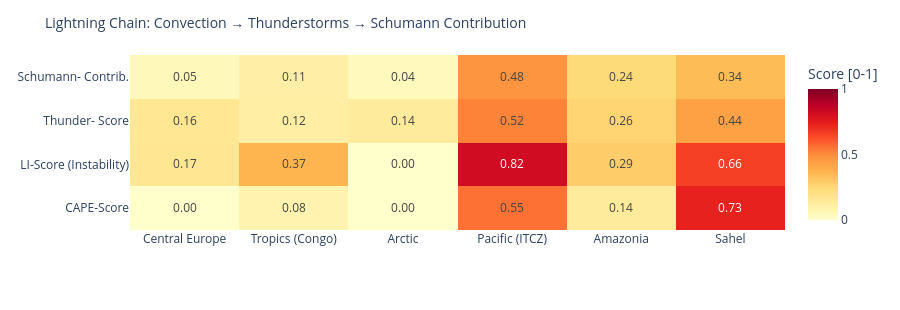

Write notebook code for a chart like this one.
### Code cell
# ============================================================
# LIGHTNING CHAIN: Convection → Thunderstorms → Schumann
# Shows the causal chain per measurement point as heatmap
# ============================================================

def cape_score(v):
    """CAPE → normalized score [0,1]"""
    if v is None or pd.isna(v): return 0.0
    return min(1.0, float(v) / 3000)

def li_score(v):
    """Lifted Index: negative = unstable → score [0,1]"""
    if v is None or pd.isna(v): return 0.3
    return min(1.0, max(0.0, (-float(v) + 6) / 12))

def cloud_score(v):
    if v is None or pd.isna(v): return 0.3
    return float(v) / 100

def thunder_score(row):
    """Kombinierter Gewitterwahrscheinlichkeits-Score
    CAPE + LI + Bedeckung + WMO-Gewitter + konvektiver Niederschlag (showers)
    Hinweis: X-Ray und Kp sind kein Bestandteil – nur geomagn./solarer Kontext.
    """
    cs = cape_score(row.get('cape'))
    ls = li_score(row.get('li'))
    cl = cloud_score(row.get('cloud'))
    t  = 1.0 if row.get('thunderstorm') else 0.0
    # Convective precipitation (showers) as additional indicator
    sh = min(1.0, (row.get('showers') or 0) / 5.0)
    return round(cs * 0.30 + ls * 0.25 + cl * 0.15 + t * 0.20 + sh * 0.10, 3)

def schumann_contribution(t_score, lat):
    """Schumann contribution: higher in tropics (±30°), scaled by thunderstorm score"""
    lat_weight = max(0.3, 1.0 - abs(lat) / 60)
    return round(t_score * lat_weight, 3)

df_atm['cape_score']   = df_atm.apply(lambda r: cape_score(r['cape']), axis=1)
df_atm['li_score']     = df_atm.apply(lambda r: li_score(r['li']),    axis=1)
df_atm['thunder_score']= df_atm.apply(lambda r: thunder_score(r.to_dict()), axis=1)
df_atm['schumann_contribution'] = df_atm.apply(
    lambda r: schumann_contribution(r['thunder_score'], r['lat']), axis=1)

metrics = ['cape_score', 'li_score', 'thunder_score', 'schumann_contribution']
labels  = ['CAPE-Score', 'LI-Score\n(Instability)', 'Thunder-\nScore', 'Schumann-\nContrib.']
z_data  = [df_atm[m].tolist() for m in metrics]

fig = go.Figure(go.Heatmap(
    z=z_data,
    x=df_atm['point'].tolist(),
    y=labels,
    colorscale='YlOrRd',
    zmin=0, zmax=1,
    text=[[f'{v:.2f}' for v in row] for row in z_data],
    texttemplate='%{text}', textfont=dict(size=12),
    colorbar=dict(title='Score [0-1]')
))
fig.update_layout(
    title=dict(text='Lightning Chain: Convection → Thunderstorms → Schumann Contribution', font=dict(size=14)),
    height=310,
    plot_bgcolor='rgba(0,0,0,0)', paper_bgcolor='rgba(0,0,0,0)',
    margin=dict(l=130, r=80, t=55, b=80)
)
fig.show()

### Figure 1 — Plotly figure (JSON) as saved in the notebook; plotly's stock layout.template omitted (floating-point values rounded to 4 significant figures)
{"data": [{"colorbar": {"title": {"text": "Score [0-1]"}}, "colorscale": [[0.0, "rgb(255,255,204)"], [0.125, "rgb(255,237,160)"], [0.25, "rgb(254,217,118)"], [0.375, "rgb(254,178,76)"], [0.5, "rgb(253,141,60)"], [0.625, "rgb(252,78,42)"], [0.75, "rgb(227,26,28)"], [0.875, "rgb(189,0,38)"], [1.0, "rgb(128,0,38)"]], "text": [["0.00", "0.08", "0.00", "0.55", "0.14", "0.73"], ["0.17", "0.37", "0.00", "0.82", "0.29", "0.66"], ["0.16", "0.12", "0.14", "0.52", "0.26", "0.44"], ["0.05", "0.11", "0.04", "0.48", "0.24", "0.34"]], "textfont": {"size": 12}, "texttemplate": "%{text}", "type": "heatmap", "x": ["Central Europe", "Tropics (Congo)", "Arctic", "Pacific (ITCZ)", "Amazonia", "Sahel"], "y": ["CAPE-Score", "LI-Score\n(Instability)", "Thunder-\nScore", "Schumann-\nContrib."], "z": [[0.0, 0.08333, 0.0, 0.5533, 0.14, 0.73], [0.1667, 0.3667, 0.0, 0.8167, 0.2917, 0.6583], [0.16, 0.117, 0.137, 0.52, 0.262, 0.436], [0.048, 0.109, 0.041, 0.477, 0.24, 0.342]], "zmax": 1, "zmin": 0}], "layout": {"height": 310, "margin": {"b": 80, "l": 130, "r": 80, "t": 55}, "paper_bgcolor": "rgba(0,0,0,0)", "plot_bgcolor": "rgba(0,0,0,0)", "title": {"font": {"size": 14}, "text": "Lightning Chain: Convection → Thunderstorms → Schumann Contribution"}}}
